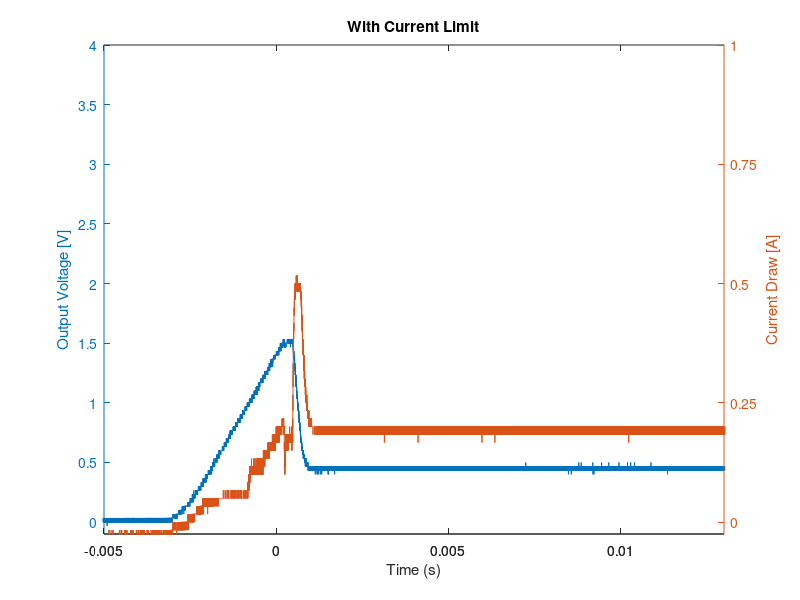
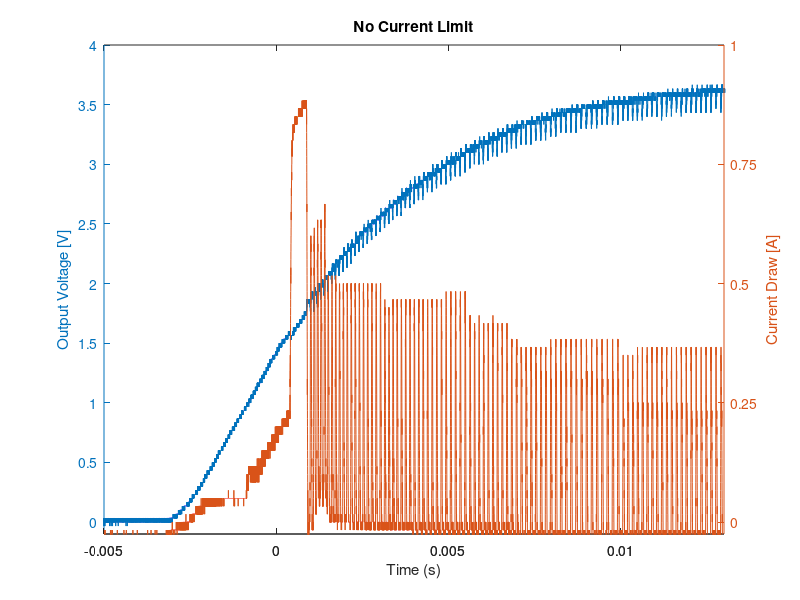

MATLAB code for these plots, in order:
clear all; close all; clc;

to_tikz = 0;

% NO CURRENT LIMIT DATA
C1_nolimit = csvread('C1joint-board-startup-no-limit00000.txt',5,0);
C3_nolimit = csvread('C3joint-board-startup-no-limit00000.txt',5,0);


time_C1_nolimit = C1_nolimit(:,1);
data_C1_nolimit = C1_nolimit(:,2);

time_C3_nolimit = C3_nolimit(:,1);
data_C3_nolimit = C3_nolimit(:,2);


% CURRENT LIMIT DATA
C1_limit = csvread('C1joint-board-startup-w-limit00000.txt',5,0);
C3_limit = csvread('C3joint-board-startup-w-limit00000.txt',5,0);

time_C1_limit = C1_limit(:,1);
data_C1_limit = C1_limit(:,2);

time_C3_limit = C3_limit(:,1);
data_C3_limit = C3_limit(:,2);

figure(1)
[fig1,hLine1,hLine2] = plotyy(time_C1_limit, data_C1_limit, time_C3_limit, data_C3_limit)
title('With Current Limit')

xlabel('Time (s)')

ylabel(fig1(1),'Output Voltage [V]') % left y-axis 
ylabel(fig1(2),'Current Draw [A]') % right y-axis


set(fig1(1),'XLim',[-5*10^(-3) 13*10^(-3)])
set(fig1(2),'XLim',[-5*10^(-3) 13*10^(-3)])
set(fig1(1),'YLim',[-0.1 4])
set(fig1(2),'YLim',[-0.025 1])
set(fig1(1),'YTick',0:0.5:4)
set(fig1(2),'YTick',0:0.25:1)

if to_tikz == 1
    cleanfigure();
   matlab2tikz('joint_board_test_fig1.tex'); 
end

figure(2)
[fig2,hLine1,hLine2] = plotyy(time_C1_nolimit, data_C1_nolimit, time_C3_nolimit, data_C3_nolimit)
title('No Current Limit')

xlabel('Time (s)')

ylabel(fig2(1),'Output Voltage [V]') % left y-axis 
ylabel(fig2(2),'Current Draw [A]') % right y-axis


set(fig2(1),'XLim',[-5*10^(-3) 13*10^(-3)])
set(fig2(2),'XLim',[-5*10^(-3) 13*10^(-3)])
set(fig2(1),'YLim',[-0.1 4])
set(fig2(2),'YLim',[-0.025 1])
set(fig2(1),'YTick',0:0.5:4)
set(fig2(2),'YTick',0:0.25:1)

if to_tikz == 1
    cleanfigure();
   matlab2tikz('joint_board_test_fig2.tex'); 
end
